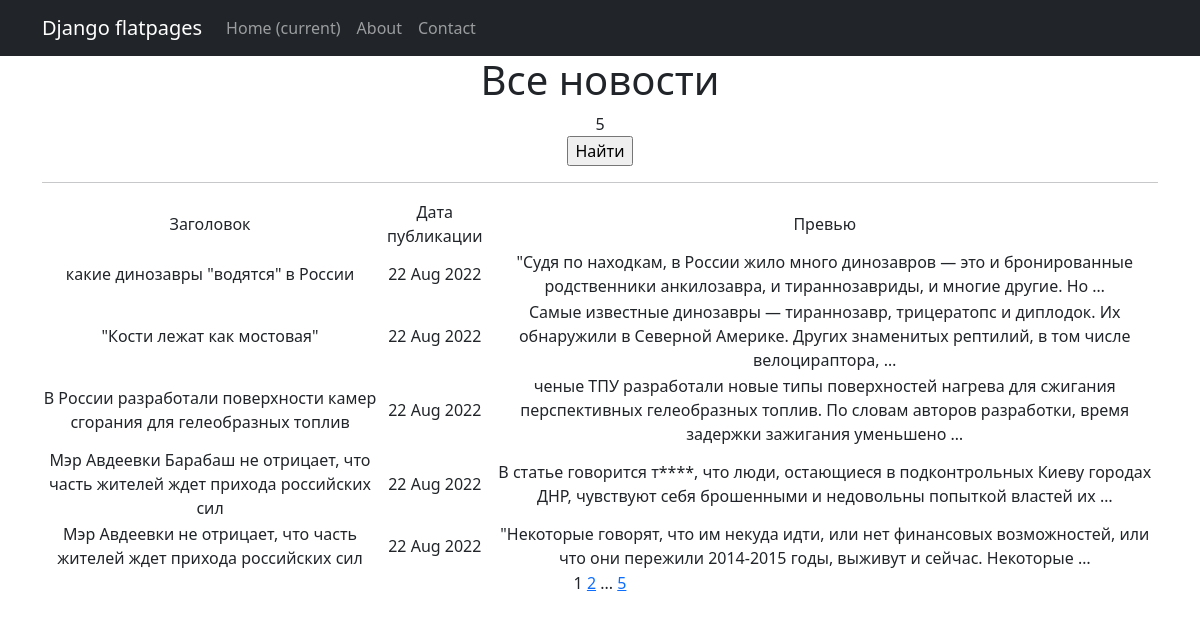
The page /news/ on the database as committed earlier.
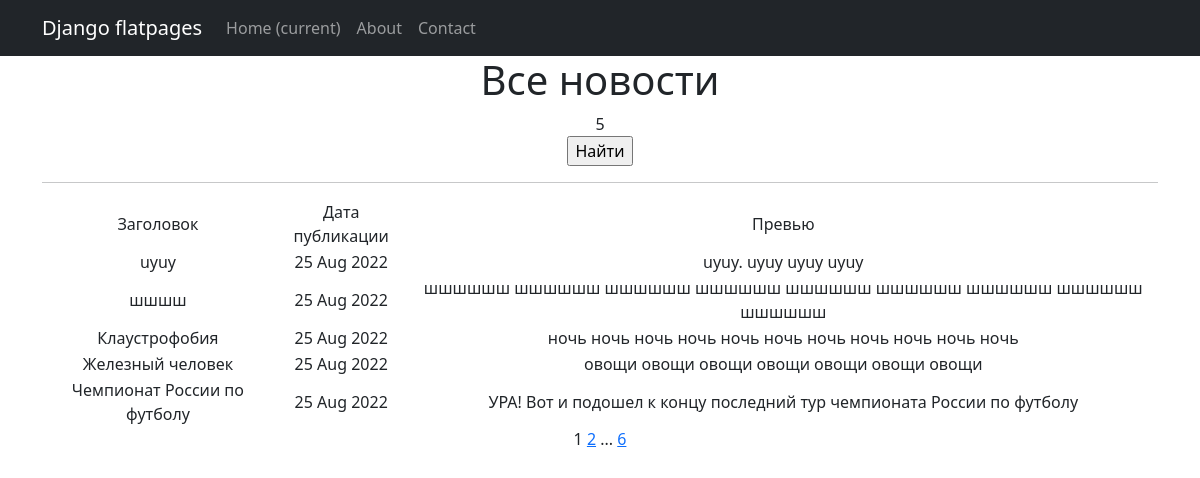
The same page on the database as committed later.
### newapp/models.py (models this page shows, shortened)
class Post(models.Model):
    author = models.ForeignKey(Author, on_delete=models.CASCADE)
    NEWS = 'NW'
    ARTICLE = 'AR'
    CATEGORY_CHOICES = (
        (NEWS, 'Новость'),
        (ARTICLE, 'Статья'),
    )
    categoryType = models.CharField(max_length=2, choices=CATEGORY_CHOICES, default=ARTICLE)
    dateCreation = models.DateTimeField(auto_now_add=True)
    postCategory = models.ManyToManyField(Category, through='PostCategory')
    title = models.CharField(max_length=256)
    text = models.TextField()
    rating = models.SmallIntegerField(default=0)

### newapp/views.py (the view)
# urls.py: path('', NewsList.as_view(), name='news_list'),
class NewsList(ListView):
    model = Post
    ordering = '-dateCreation'
    template_name = 'news.html'
    context_object_name = 'news'
    paginate_by = 5

### newapp/templatetags/custom_filters.py (called while the page is built)
@register.filter()
def censor(value):
    if not isinstance(value, str):
        raise ValueError("Это не слово!")
    bad_words = ('москвичи', 'пожары', 'также', 'Путин', 'ветер', 'запах')
    for word in bad_words:
        value = value.replace(word[1:], '*'*(len(word)-1))
    return "".join(value)

### templates/news.html (shortened to what this page needs)
{% extends 'flatpages/default.html' %}
{% load custom_filters %}
{% block content %}
   <h1>Все новости</h1>
    <td>{{ news|length }}</td>
   <form action="" method="get">
       <input type="submit" value="Найти" />
   </form>
   <hr>
   {% if news %}
       <table>
           <tr>
               <td>Заголовок</td>
               <td>Дата публикации</td>
               <td>Превью</td>
           </tr>
           {% for post in news %}
           <tr>
               <td>{{ post.title }}</td>
               <td>{{ post.dateCreation|date:'d M Y' }}</td>
               <td>{{ post.text|truncatewords:20|censor }}</td>
           </tr>
           {% endfor %}
       </table>
   {% else %}
       <h2>Новостей нет!</h2>
   {% endif %}
   {{ page_obj.number }}
   {% if page_obj.has_next %}
       <a href="?page={{ page_obj.next_page_number }}">{{ page_obj.next_page_number }}</a>
       {% if paginator.num_pages != page_obj.next_page_number %}
           ...
           <a href="?page={{ page_obj.paginator.num_pages }}">{{ page_obj.paginator.num_pages }}</a>
       {% endif %}
   {% endif %}
{% endblock content %}

### templates/flatpages/default.html (shortened to what this page needs)
<!DOCTYPE html>
<html lang="en">
    <head>
        {% load static %}
        <link href="{% static 'css/styles.css' %}" rel="stylesheet" />
    </head>
    <body>
        <nav class="navbar navbar-expand-lg navbar-dark bg-dark static-top">
            <div class="container">
                <a class="navbar-brand" href="#">Django flatpages</a>
                <div class="collapse navbar-collapse" id="navbarResponsive">
                    <ul class="navbar-nav ml-auto">
                        <li class="nav-item active">
                            <a class="nav-link" href="#">Home
                                <span class="sr-only">(current)</span>
                            </a>
                        </li>
                        <li class="nav-item">
                            <a class="nav-link" href="/about/">About</a>
                        </li>
                        <li class="nav-item">
                            <a class="nav-link" href="/contacts/">Contact</a>
                        </li>
                    </ul>
                </div>
            </div>
        </nav>
        <div class="container">
            <div class="row">
                <div class="col-lg-12 text-center">
                    {% block content %}{% endblock content %}
                </div>
            </div>
        </div>
    </body>
</html>

Rows that differ between the two databases and show on the page:
no longer on this page (row unchanged): Post: title "какие динозавры \"водятся\" в России", dateCreation "22 Aug 2022", text|censor "\"Судя по находкам, в России жило много динозавров — это и бронированные родственники анкилозавра, и тираннозавриды, и многие другие. Но …"
no longer on this page (row unchanged): Post: title "\"Кости лежат как мостовая\"", dateCreation "22 Aug 2022", text|censor "Самые известные динозавры — тираннозавр, трицератопс и диплодок. Их обнаружили в Северной Америке. Других знаменитых рептилий, в том числе велоцираптора, …"
no longer on this page (row unchanged): Post: title "В России разработали поверхности камер сгорания для гелеобразных топлив", dateCreation "22 Aug 2022", text|censor "ченые ТПУ разработали новые типы поверхностей нагрева для сжигания перспективных гелеобразных топлив. По словам авторов разработки, время задержки зажигания уменьшено …"
no longer on this page (row unchanged): Post: title "Мэр Авдеевки Барабаш не отрицает, что часть жителей ждет прихода российских сил", dateCreation "22 Aug 2022", text|censor "В статье говорится т****, что люди, остающиеся в подконтрольных Киеву городах ДНР, чувствуют себя брошенными и недовольны попыткой властей их …"
no longer on this page (row unchanged): Post: title "Мэр Авдеевки не отрицает, что часть жителей ждет прихода российских сил", dateCreation "22 Aug 2022", text|censor "\"Некоторые говорят, что им некуда идти, или нет финансовых возможностей, или что они пережили 2014-2015 годы, выживут и сейчас. Некоторые …"
added Post: title "uyuy", dateCreation "25 Aug 2022", text|censor "uyuy. uyuy uyuy uyuy"
added Post: title "шшшш", dateCreation "25 Aug 2022", text|censor "шшшшшш шшшшшш шшшшшш шшшшшш шшшшшш шшшшшш шшшшшш шшшшшш шшшшшш"
added Post: title "Клаустрофобия", dateCreation "25 Aug 2022", text|censor "ночь ночь ночь ночь ночь ночь ночь ночь ночь ночь ночь"
added Post: title "Железный человек", dateCreation "25 Aug 2022", text|censor "овощи овощи овощи овощи овощи овощи овощи"
added Post: title "Чемпионат России по футболу", dateCreation "25 Aug 2022", text|censor "УРА! Вот и подошел к концу последний тур чемпионата России по футболу"
Other text that changed with them:
{{ page_obj.paginator.num_pages }}: "5" → "6"
